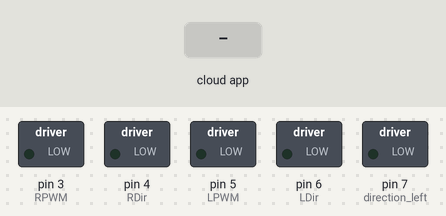
A sketch run on a simulated Arduino Uno, built with avr-gcc and run on an emulated ATmega328P. On the bench: switched loads named in the sketch (green lamp = pin HIGH). Inputs (shaded band) come from the test bench. The ROS host is connected and sends only what is stated.

Above: at 1.2 s.
1.3 s: the phone or cloud app sets linear.x to -100
At 1.6 s:
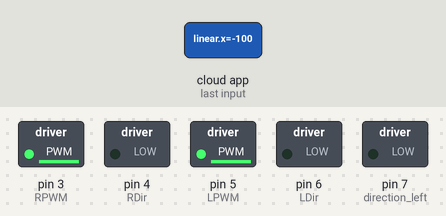
2.8 s: the phone or cloud app sets angular.z to -100
At 3.8 s:
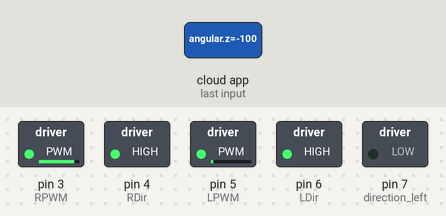
4.3 s: the phone or cloud app sets linear.x to 0
At 4.9 s:
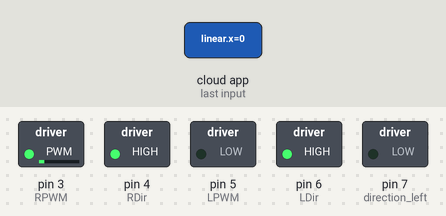
5.8 s: the phone or cloud app sets angular.z to 0
At 6.1 s:
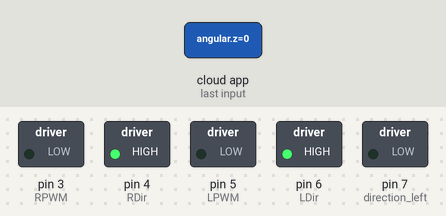
7.3 s: the phone or cloud app sets linear.x to 100
At 8.4 s:
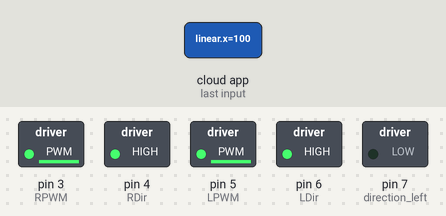
Timing chart, 0 to 9.8 s (numbered marks = the images above; inputs shaded):
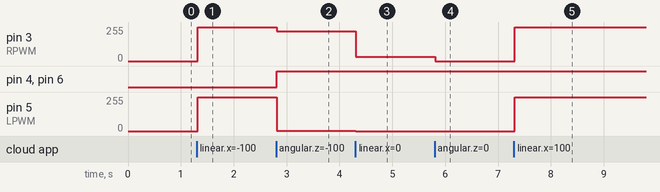

The sketch:

UWU_Bot_Arduino.ino
```cpp
//////////////////////////////////////////////////////////////////////////////////////////////////////////////////////
//////////////////////////////////////////////////////////////////////////////////////////////////////////////////////
//////////////////////////////////////////////////////////////////////////////////////////////////////////////////////
////                                                                                                              ////
////                    Author    :     RATHNAYAKE HGHB                                                           ////
////                                                                                                              ////
////                    Department:     SCIENCE & TECHNOLOGY                                                      ////
////                                                                                                              ////
////                    Faculty   :     SCIENCE & TECHNOLOGY                                                      ////
////                                                                                                              ////
////                    Institute :     UVA WELLASSA UNIVERSITY OF SRI LANKA                                      ////
////                                                                                                              ////
////                    File Name :     UWU_BOT.INO, SUPPORT FOR ROSSERIAL                                        ////
////                                                                                                              ////
////                    Project   :     MODELING 3D ENVIRONMENT USING ROS, KINECT & ARDUINO                       ////
////                                                                                                              ////
////                    Credits   :     PIYATHILAKA JMLC, EKANAYAKE RMTCB, ROSSERIAL TEAM                         ////
////                                                                                                              ////
////                    E-mail    :     HASITHARATHNAYAKE@LIVE.COM                                                ////
////                                                                                                              ////
////                    Phone     :     +94711222022                                                              ////
////                                                                                                              ////
//////////////////////////////////////////////////////////////////////////////////////////////////////////////////////
//////////////////////////////////////////////////////////////////////////////////////////////////////////////////////
//////////////////////////////////////////////////////////////////////////////////////////////////////////////////////

////////////////////////////////////////////////////////////////////////////////////////////////////////////////////////////
////////////////////////////////////////////////////////////////////////////////////////////////////////////////////////////
//                                                                                                                        //
//     Copyright (c) 2014, HasithaBR, Uva Wellassa University                                                             //
//     All rights reserved.                                                                                               //
//                                                                                                                        //
//     Redistribution and use in source and binary forms, with or without modification, are permitted provided that the   //
//     following conditions are met:                                                                                      //
//                                                                                                                        //
//      * Redistributions of source code must retain the above copyright notice, this list of conditions and the          //
//        following disclaimer.                                                                                           //
//      * Redistributions in binary form must reproduce the above copyright notice, this list of conditions and the       //
//        following disclaimer in the documentation and/or other materials provided with the distribution.                //
//      * Neither the name of Uva Wellassa University nor the names of its contributors may be used to endorse or promote //
//        products derived from this software without specific prior written permission.                                  //
//                                                                                                                        //
//     THIS SOFTWARE IS PROVIDED BY THE COPYRIGHT HOLDERS AND CONTRIBUTORS "AS IS" AND ANY EXPRESS OR IMPLIED WARRANTIES, //
//     INCLUDING, BUT NOT LIMITED TO, THE IMPLIED WARRANTIES OF MERCHANTABILITY AND FITNESS FOR A PARTICULAR PURPOSE ARE  //
//     DISCLAIMED. IN NO EVENT SHALL THE COPYRIGHT OWNER OR CONTRIBUTORS BE LIABLE FOR ANY DIRECT, INDIRECT, INCIDENTAL,  //
//     SPECIAL, EXEMPLARY, OR CONSEQUENTIAL DAMAGES (INCLUDING, BUT NOT LIMITED TO, PROCUREMENT OF SUBSTITUTE GOODS OR    //
//     SERVICES; LOSS OF USE, DATA, OR PROFITS; OR BUSINESS INTERRUPTION) HOWEVER CAUSED AND ON ANY THEORY OF LIABILITY,  //
//     WHETHER IN CONTRACT, STRICT LIABILITY, OR TORT (INCLUDING NEGLIGENCE OR OTHERWISE) ARISING IN ANY WAY OUT OF THE   //
//     USE OF THIS SOFTWARE, EVEN IF ADVISED OF THE POSSIBILITY OF SUCH DAMAGE.                                           //
//                                                                                                                        //
////////////////////////////////////////////////////////////////////////////////////////////////////////////////////////////

#include <Time.h>
#include <ros.h>
#include <geometry_msgs/Twist.h>

#define LDir 6
#define LPWM 5
#define RDir 4
#define RPWM 3

ros::NodeHandle nh;

float linX=0,angZ=0,Dis=0;              // Initiallize global variables that handles linear and angular velocities here
long time=0;

void messageVel(const geometry_msgs::Twist& msg){
  linX = msg.linear.x;                  // Linear velocity component of received twist message
  angZ = msg.angular.z;                 // Angular velocity component of received twist message
}

ros::Subscriber<geometry_msgs::Twist> UWU_Bot("cmd_vel_mux/input/teleop", &messageVel);  // Keyboard teleoperation velocity commander

void setup(){
  pinMode(7,  OUTPUT);                  //direction left
  pinMode(6,  OUTPUT);                  //PWM left
  pinMode(5,  OUTPUT);                  //PWM right
  pinMode(4,  OUTPUT);                  //direction right

  nh.initNode();
  nh.subscribe(UWU_Bot);
}

void loop(){
  runCommand(linX,angZ);
  nh.spinOnce();
  delay(10);
}


void runCommand(float linear, float angular){
  const float FLRev=1,RbWidth=0.44;           // Experimentally find the FULL LOAD Revolutions for 1 second     // 1 means 0.5 m/s, because wheel length is 50cm
  int LinPWMval=2*linX*255/FLRev;             // Calculate the PWM value for received linear velocity command
  int AngPWMval=2*angZ*RbWidth*255/FLRev;

  if(linX!=0 && angZ==0){                     // If and only if linear velocity available
    if(linX>0){                               // If linear velocity is positive, drive Foward
      analogWrite(LPWM, LinPWMval);
      digitalWrite(LDir, HIGH);
      analogWrite(RPWM, LinPWMval);
      digitalWrite(RDir, HIGH);
    }
    else{                                    // If linear velocity is positive, drive Backward
      analogWrite(LPWM, -LinPWMval);
      digitalWrite(LDir, LOW);
      analogWrite(RPWM, -LinPWMval);
      digitalWrite(RDir, LOW);
    }
  }
  else if(linX==0 && angZ!=0){                // If and only if angular velocity available
    if(angZ>0){                               // If angular velocity is positive, turn right
      analogWrite(LPWM, AngPWMval);
      digitalWrite(LDir, HIGH);
      analogWrite(RPWM, 0);
    }
    else{                                     // If angular velocity is positive, turn left
      analogWrite(RPWM, AngPWMval);
      digitalWrite(RDir, HIGH);
      analogWrite(LPWM, 0);
    }
  }
  else if(linX==0 && angZ==0){                     // If and only if linear velocity and angular velocity not available
    analogWrite(LPWM, 0);                     // Stop all the motors by dissabling PWM outputs
    analogWrite(RPWM, 0);
  }
  else{
    if(angZ>0){                               // If angular velocity is positive, turn right
      analogWrite(LPWM, AngPWMval);
      digitalWrite(LDir, HIGH);
      analogWrite(RPWM, LinPWMval);
      digitalWrite(RDir, HIGH);
    }
    else{                                     // If angular velocity is positive, turn left
      analogWrite(RPWM, -AngPWMval);
      digitalWrite(RDir, HIGH);
      analogWrite(LPWM, LinPWMval);
      digitalWrite(LDir, HIGH);
    }
  }
}


/*  This is line number 200, Special thanks for python & shell scripting to

    SPNP Subasinghe,
    Department of Computer Science & Technology,
    Faculty of Science & Technology,
    Uva Wellassa University of Sri Lanka.

    By -Author-    10/01/2014                   			   */
```

Measured:
- after the input at 1.3 s, pin 3 (RPWM), pin 5 (LPWM): 0/255 → 254/255 at once
- after the input at 2.8 s, pin 3 (RPWM): 254/255 → 224/255 at once; pin 4 (RDir), pin 6 (LDir): LOW → HIGH at once; pin 5 (LPWM): 254/255 → 2/255 at once
- after the input at 4.3 s, pin 3 (RPWM): 224/255 → 32/255 at once; pin 5 (LPWM): 2/255 → 0/255 at once
- after the input at 5.8 s, pin 3 (RPWM): 32/255 → 0/255 at once
- after the input at 7.3 s, pin 3 (RPWM), pin 5 (LPWM): 0/255 → 254/255 at once
